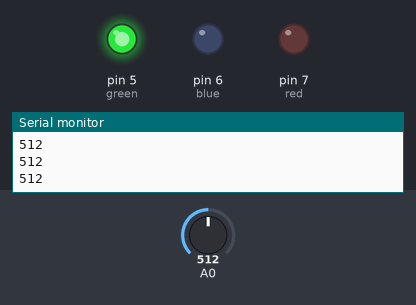
A sketch run on a simulated Arduino Uno, built with avr-gcc and run on an emulated ATmega328P. On the bench: output pins drawn as LEDs (lit = HIGH), the last lines printed to the serial monitor. The test bench sets the inputs (shaded band); at power-on: A0 = 512.

Above: at 1.2 s.
1.3 s: A0 set to 457
2.8 s: A0 set to 433
At 3.3 s:
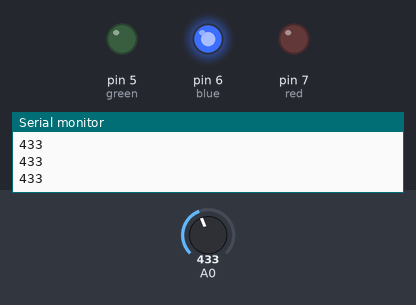
4.3 s: A0 set to 234
5.8 s: A0 set to 207
At 6.7 s:
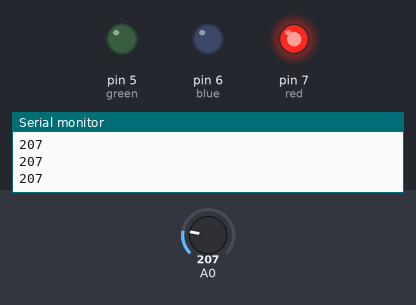
7.3 s: A0 set to 235
At 7.8 s:
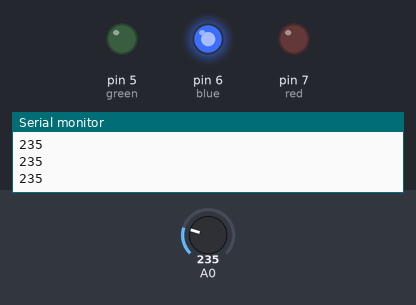
8.8 s: A0 set to 215
At 10.3 s:
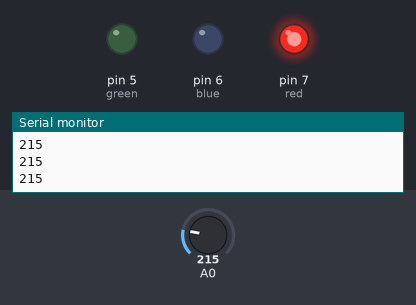
Timing chart, 0 to 11.3 s (numbered marks = the images above; inputs shaded):
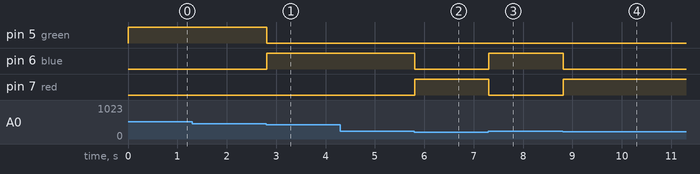

Measured:
- the behaviour switches between 451 and 450 on A0 (found by bisection; images 0 and 1)
- the behaviour switches between 226 and 225 on A0 (found by bisection; images 1 and 2)
- after the input at 2.8 s, pin 5 (green): HIGH → LOW at once; pin 6 (blue): LOW → HIGH at once
- after the input at 5.8 s, pin 6 (blue): HIGH → LOW at once; pin 7 (red): LOW → HIGH at once
- after the input at 7.3 s, pin 6 (blue): LOW → HIGH at once; pin 7 (red): HIGH → LOW at once
- after the input at 8.8 s, pin 6 (blue): HIGH → LOW at once; pin 7 (red): LOW → HIGH at once

The sketch:

Soil_Moisture_Sensor.ino
```cpp
// C++ code
//Soil Moisture Sensor
int  red=7, blue=6, green=5;
void setup()
{
  Serial.begin(9600);
  pinMode(red,OUTPUT);
  pinMode(blue,OUTPUT);
  pinMode(green,OUTPUT);
}

void loop()
{
  int moisture=analogRead(A0);
  Serial.println(moisture);
  if (moisture>=0 && moisture<=225){
      redlight();
  }
  if (moisture>225 && moisture<=450){
      bluelight();
  }
  if (moisture>450){
      greenlight();
  }

}
void redlight()
{
  digitalWrite(red,HIGH);
  digitalWrite(blue,LOW);
  digitalWrite(green,LOW);
}
void bluelight()
{
  digitalWrite(red,LOW);
  digitalWrite(blue,HIGH);
  digitalWrite(green,LOW);
}
void greenlight()
{
  digitalWrite(red,LOW);
  digitalWrite(blue,LOW);
  digitalWrite(green,HIGH);
}
```
